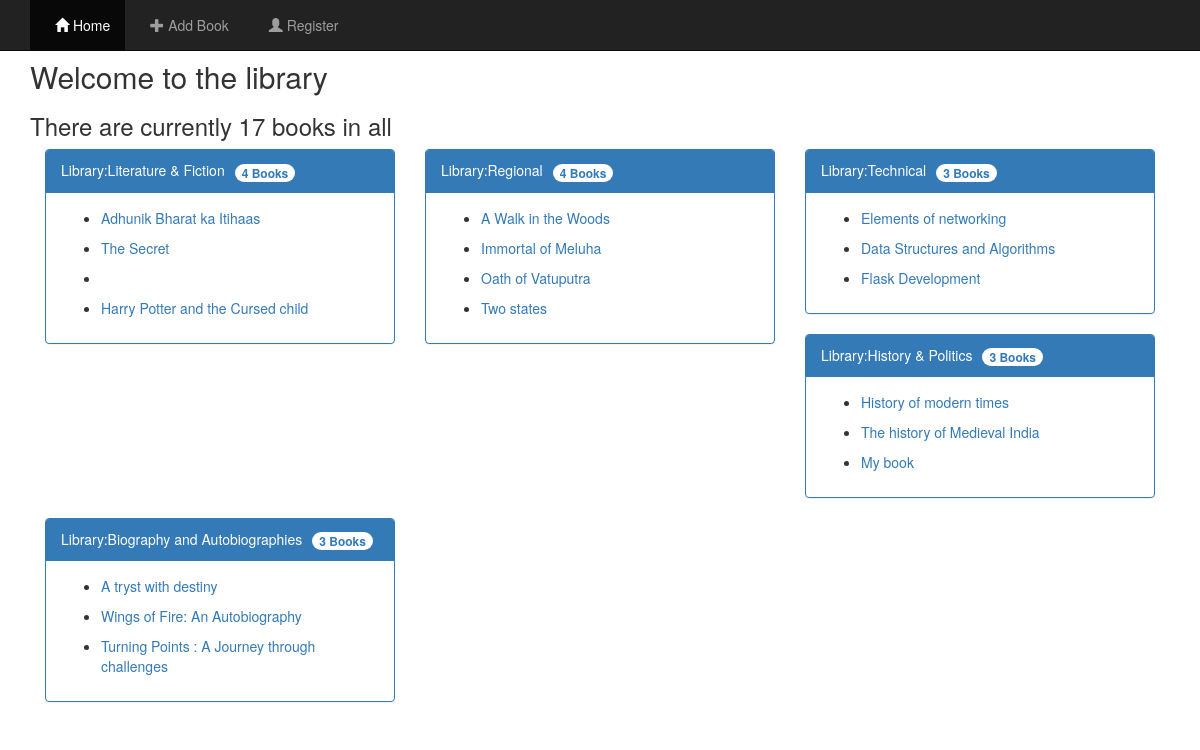
/home/, run on the app's committed database.
### lib_books/models.py (models this page shows, shortened)
class Library(models.Model):
    lib_type = models.CharField(max_length=255)

class Book(models.Model):
    title = models.CharField(max_length=255)
    author = models.CharField(max_length=255)
    description = models.TextField()
    year_pub = models.IntegerField()
    library = models.ForeignKey(Library, default='', on_delete=models.CASCADE)
    class Meta:
        ordering = ['year_pub',]

### lib_books/views.py (the view)
class BookList(ListView):
    context_object_name = 'Libraries'
    template_name = 'library_home.html'
    queryset = Library.objects.all() # same as writing model = Book
    def get_context_data(self, **kwargs):
        context = super(BookList, self).get_context_data(**kwargs)
        context['book_count'] = Book.objects.all().count()
        return context

### templates/library_home.html (shortened to what this page needs)
{% extends "layout.html" %}
{% load humanize %}
{% block content %}
  <h2> Welcome to the library </h2>
  <h3> There are currently {{ book_count|apnumber }} book{{book_count|pluralize}} in all</h3>
  {% for library in Libraries %}
  <div class="col-sm-4">
      <div class="panel panel-primary">
        <div class="panel-heading">{{ library.lib_type }}<span class="badge">{{ library.book_set.all.count }} Book{{ library.book_set.all.count|pluralize }}</span></div>
        <div class="panel-body">
          {% for book in library.book_set.all %}
            <ul>
              <li><a href="{% url 'home:detail' book.id %}">{{ book.title }}</a></li>
            </ul>
        {% endfor %}
        </div>
      </div>
    </div>
  {% endfor %}
{% endblock %}

### templates/layout.html (shortened to what this page needs)
<!DOCTYPE html>
<html lang="en">
<head>
  <link rel="stylesheet" href="http://maxcdn.bootstrapcdn.com/bootstrap/3.3.6/css/bootstrap.min.css">
  </head>
  <body>
      <nav class="navbar navbar-inverse navbar-fixed-top">
        <div class="container">
          <div id="myNavbar" class="collapse navbar-collapse">
            <ul class="nav navbar-nav">
              <li class="active"><a href="/home"><span class="glyphicon glyphicon-home"></span> Home</a></li>
              <li><a href="/home/new_book" ><span class="glyphicon glyphicon-plus"></span> Add Book</a></li>
              <li><a href="{% url 'home:register' %}" ><span class="glyphicon glyphicon-user"></span> Register</a></li></li>
            </ul>
          </div>
        </div>
      </nav>
      <div class="container">
          {% block content %}{% endblock %}
      </div>
    </body>
  </html>

### templates/layout.html (style rules this page uses)
span { margin-left:10px }

### data on the page
Library: lib_type "Library:Literature & Fiction", book_set.all.count "4"
Book: title "Adhunik Bharat ka Itihaas"
Book: title "The Secret"
Book: title "Harry Potter and the Cursed child"
Library: lib_type "Library:Regional", book_set.all.count "4"
Book: title "A Walk in the Woods"
Book: title "Immortal of Meluha"
Book: title "Oath of Vatuputra"
Book: title "Two states"
Library: lib_type "Library:Technical", book_set.all.count "3"
Book: title "Elements of networking"
Book: title "Data Structures and Algorithms"
Book: title "Flask Development"
Library: lib_type "Library:History & Politics", book_set.all.count "3"
Book: title "History of modern times"
Book: title "The history of Medieval India"
Book: title "My book"
Library: lib_type "Library:Biography and Autobiographies", book_set.all.count "3"
Book: title "A tryst with destiny"
Book: title "Wings of Fire: An Autobiography"
Book: title "Turning Points : A Journey through challenges"

### other printed values
{{ book_count|apnumber }} "17"
